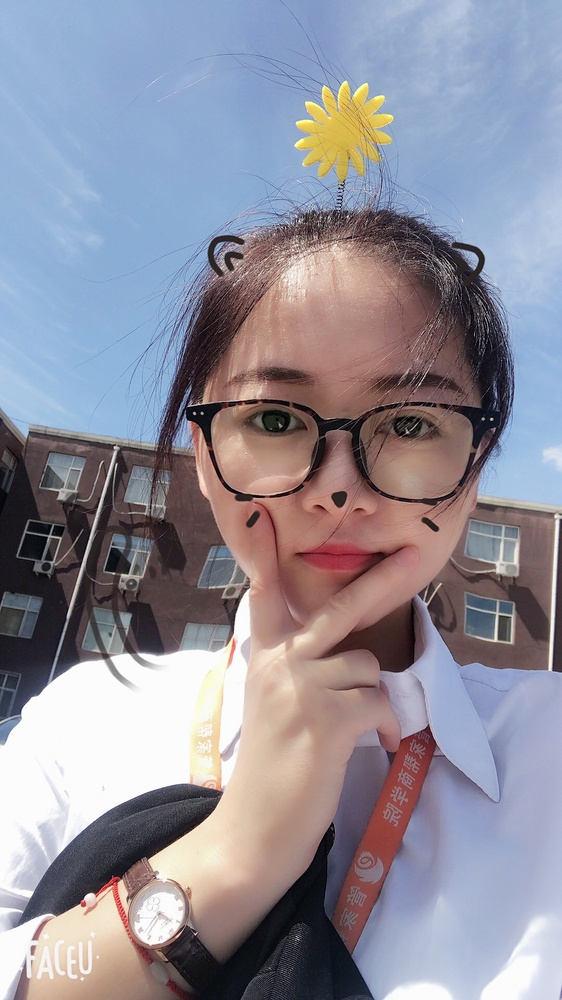
#> input picture opcv1/图像处理的几何变换/image0.jpg, 562 x 1000 px, shrunk from 1080 x 1920 before the run
$ python '图片缩放2.py'
#> lines starting #> are read from the running program, lines starting #| are printed output that depends on the picture
#[[A1,A2,B1],[A3,A4,B2]]
#[[A1,A2],[A3,A4]]  [[B1],[B2]]
#newx = A1*x + A2*y +B1
#newy = A3*x + A4*y +B2
#x -> x*0.5  y -> y*0.5
#newx = 0.5*x

import cv2
import numpy as np

img = cv2.imread('image0.jpg',1)
#> img is the input picture: shape (1000, 562, 3); mean B, G, R 154.8, 142.8, 145
cv2.imshow('src',img)
imgInfo = img.shape
#> imgInfo = (1000, 562, 3)
height = imgInfo[0]
#> height = 1000
width = imgInfo[1]
#> width = 562
matScale = np.float32([[0.5,0,0],[0,0.5,0]])
dst = cv2.warpAffine(img,matScale,(int(width/2),int(height/2)))#参数：原始图片data信息；缩放矩阵；图片info信息
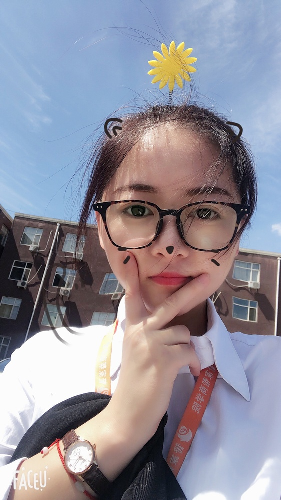
#> dst: shape (500, 281, 3); mean B, G, R 154.9, 142.8, 145
cv2.imshow('dst',dst)
cv2.waitKey(0)
